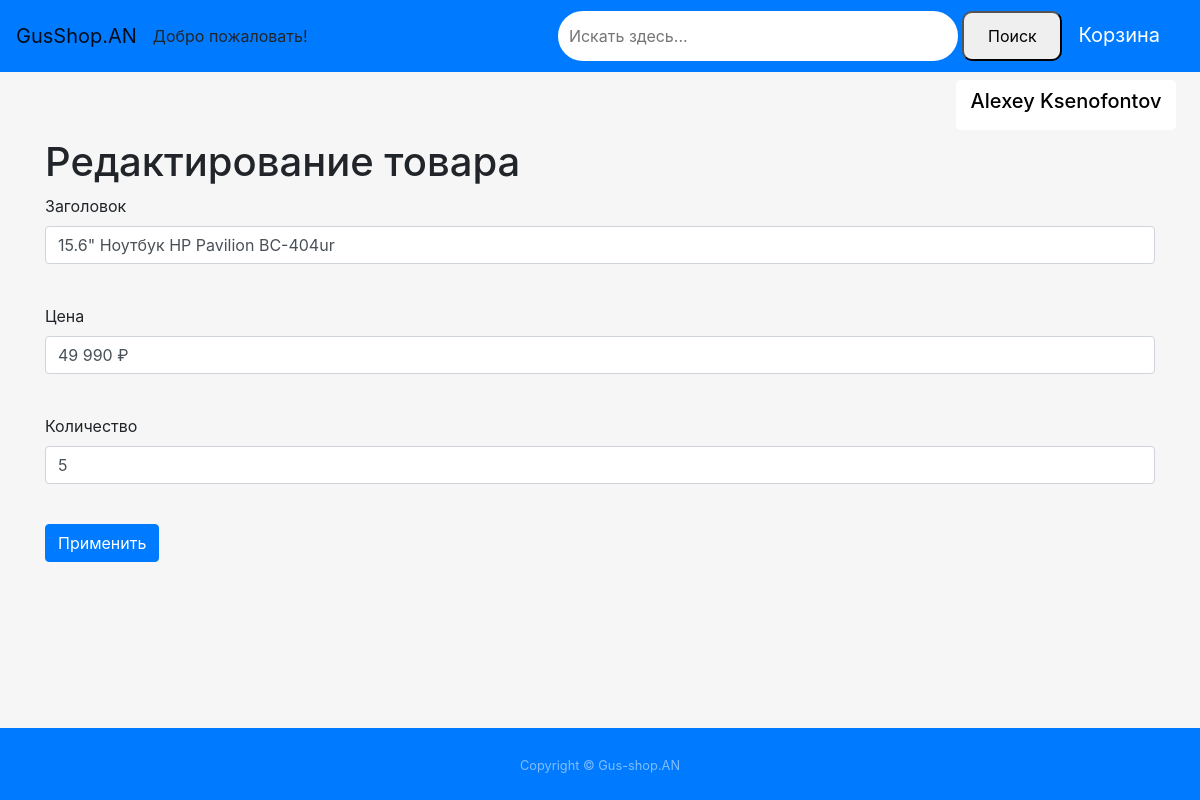
The page /items/1 (signed in) on the database as committed earlier.
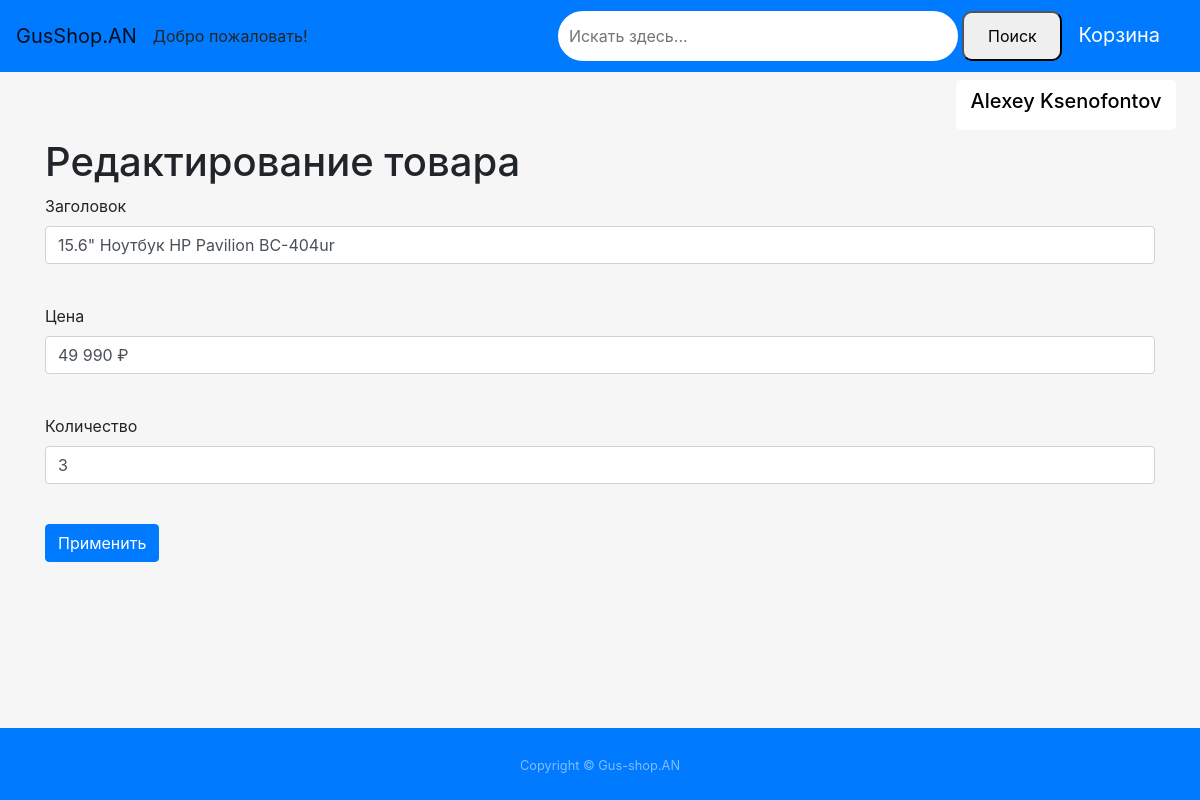
The same page on the database as committed later.
### data/items.py (models this page shows)
class Items(SqlAlchemyBase, SerializerMixin, UserMixin):
    __tablename__ = 'items'
    id = sqlalchemy.Column(sqlalchemy.Integer, primary_key=True, autoincrement=True)
    title = sqlalchemy.Column(sqlalchemy.String, nullable=True)
    price = sqlalchemy.Column(sqlalchemy.String, nullable=True)
    main_characteristics = sqlalchemy.Column(sqlalchemy.TEXT, nullable=True)
    content = sqlalchemy.Column(sqlalchemy.String, nullable=True)
    created_date = sqlalchemy.Column(sqlalchemy.DateTime, default=datetime.datetime.now)
    display = sqlalchemy.Column(sqlalchemy.String, nullable=True)
    processor = sqlalchemy.Column(sqlalchemy.String, nullable=True)
    videoadapter = sqlalchemy.Column(sqlalchemy.String, nullable=True)
    ram = sqlalchemy.Column(sqlalchemy.String, nullable=True)
    battery = sqlalchemy.Column(sqlalchemy.String, nullable=True)
    count = sqlalchemy.Column(sqlalchemy.Integer, nullable=True)
    photo = sqlalchemy.Column(sqlalchemy.VARCHAR, default='/static/images/old.png')
    category = sqlalchemy.Column(sqlalchemy.String, nullable=True)

### main.py (the view, shortened to what this page needs)
@app.route('/items/<int:id>', methods=['GET', 'POST'])
@login_required
def edit_items(id):
    form = EditForm()
    if request.method == 'GET':
        sessions = db_session.create_session()
        item = sessions.query(items.Items).filter(items.Items.id == id).first()
        form.title.data = item.title
        form.price.data = item.price
        form.count.data = item.count
    return render_template('editor.html', title='Редактирование товара', form=form)

### main.py
class EditForm(FlaskForm):
    title = StringField('Заголовок', validators=[DataRequired()])
    price = StringField('Цена')
    count = IntegerField('Количество')
    submit = SubmitField('Применить')

### data/db_session.py (called while the page is built)
def create_session() -> Session:
    global __factory
    return __factory()

### main.py (called while the page is built)
@login_manager.user_loader
def load_user(user_id):
    sessions = db_session.create_session()
    return sessions.query(users.User).get(user_id)

### templates/editor.html (shortened to what this page needs)
{% extends "base.html" %}
{% block content %}
<h1>{{ title }}</h1>
<form action="" method="post" enctype="multipart/form-data">
    <p>
        {{ form.title.label }} <br>
        {{ form.title(class="form-control") }} <br>
    <p>
        {{ form.price.label }} <br>
        {{ form.price(class="form-control") }} <br>
    </p>
    <p>
        {{ form.count.label }} <br>
        {{ form.count(class="form-control") }} <br>
    </p>
    <p>{{ form.submit(type="submit", class="btn btn-primary") }}</p>
</form>
{% endblock %}

Rows that differ between the two databases and show on the page:
changed Items "15.6\" Ноутбук HP Pavilion BC-404ur": count "5" → "3"
